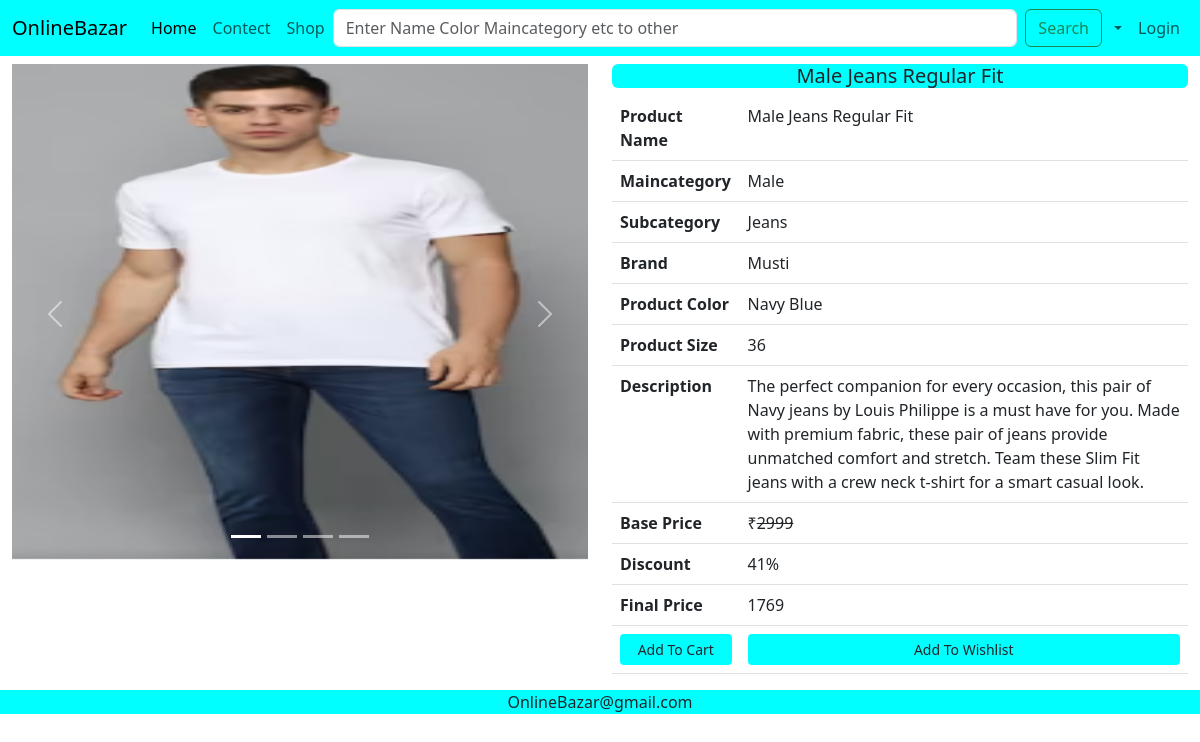
/single/1/, run on the app's committed database.
### mainapp/models.py (models this page shows, shortened)
class Product(models.Model):
    id=models.AutoField(primary_key=True)
    name=models.CharField(max_length=60)
    maincategory=models.ForeignKey(Maincategory,on_delete=models.CASCADE)
    subcategory=models.ForeignKey(Subcategory,on_delete=models.CASCADE)
    brand=models.ForeignKey(Brand,on_delete=models.CASCADE)
    color=models.CharField(max_length=20)
    size=models.CharField(max_length=20)
    description=models.TextField()
    baseprice=models.IntegerField()
    discount=models.IntegerField(default=0,null=True,blank=True)
    finalprice=models.IntegerField()
    pic1=models.ImageField(upload_to="uploads",default="",null=True,blank=True)
    pic2=models.ImageField(upload_to="uploads",default="",null=True,blank=True)
    pic3=models.ImageField(upload_to="uploads",default="",null=True,blank=True)
    pic4=models.ImageField(upload_to="uploads",default="",null=True,blank=True)

class Maincategory(models.Model):
    id=models.AutoField(primary_key=True)
    name=models.CharField(max_length=30)
    def __str__(self):
        return self.name

class Subcategory(models.Model):
    id=models.AutoField(primary_key=True)
    name=models.CharField(max_length=30)
    def __str__(self):
        return self.name

class Brand(models.Model):
    id=models.AutoField(primary_key=True)
    name=models.CharField(max_length=30)
    def __str__(self):
        return self.name

### mainapp/views.py (the view)
# urls.py: path('single/<int:id>/',views.singlepage),
def singlepage(Request,id):
    data=Product.objects.get(id=id)
    return render(Request,'single.html',{'data':data})

### mainapp/templates/single.html (shortened to what this page needs)
{% extends "home.html" %}
{% block content %}
<div class="container-fluid">
    <div class="row">
        <div class="col-md-6 mb-12">
            <div id="carouselExampleIndicators" class="carousel slide">
                <div class="carousel-indicators ">
                    <button type="button" data-bs-target="#carouselExampleIndicators" data-bs-slide-to="0"
                        class="active" aria-current="true" aria-label="Slide 1"></button>
                    <button type="button" data-bs-target="#carouselExampleIndicators" data-bs-slide-to="1"
                        aria-label="Slide 2"></button>
                    <button type="button" data-bs-target="#carouselExampleIndicators" data-bs-slide-to="2"
                        aria-label="Slide 3"></button>
                    <button type="button" data-bs-target="#carouselExampleIndicators" data-bs-slide-to="3"
                        aria-label="Slide 4"></button>
                </div>
                <div class="carousel-inner mt-2">
                    <div class="carousel-item active">
                        <img src="{{data.pic1.url}}" height="500px" class="d-block w-100" alt="...">
                    </div>
                </div>
                <button class="carousel-control-prev" type="button" data-bs-target="#carouselExampleIndicators"
                    data-bs-slide="prev">
                    <span class="carousel-control-prev-icon" aria-hidden="true"></span>
                </button>
                <button class="carousel-control-next" type="button" data-bs-target="#carouselExampleIndicators"
                    data-bs-slide="next">
                    <span class="carousel-control-next-icon" aria-hidden="true"></span>
                </button>
            </div>
        </div>
        <div class="col-md-6 mb-12">
            <h5 class="background text-center mt-2 rounded">{{data.name}}</h5>
            <div class="table-responsive">
                <table class="table">
                    <tr>
                        <th>Product Name</th>
                        <td>{{data.name}}</td>
                    </tr>
                    <tr>
                        <th>Maincategory</th>
                        <td>{{data.maincategory}}</td>
                    </tr>
                    <tr>
                        <th>Subcategory</th>
                        <td>{{data.subcategory}}</td>
                    </tr>
                    <tr>
                        <th>Brand</th>
                        <td>{{data.brand}}</td>
                    </tr>
                    <tr>
                        <th>Product Color</th>
                        <td>{{data.color}}</td>
                    </tr>
                    <tr>
                        <th>Product Size</th>
                        <td>{{data.size}}</td>
                    </tr>
                    <tr>
                        <th>Description</th>
                        <td>{{data.description}}</td>
                    </tr>
                    <tr>
                        <th>Base Price</th>
                        <td>&#8377;<del>{{data.baseprice}}</del></td>
                    </tr>
                    <tr>
                        <th>Discount</th>
                        <td>{{data.discount}}%</td>
                    </tr>
                    <tr>
                        <th>Final Price</th>
                        <td>{{data.finalprice}}</td>
                    </tr>
                    <tr>
                        <th><a href="/add-to-cart/{{data.id}}" class="btn background  mybtn w-100 btn-sm">Add To Cart</a></th>
                        <td><a href="/addtowishlist/{{data.id}}" class="btn background text-center w-100 btn-sm">Add To Wishlist</a></td>
                    </tr>
                </table>
            </div>
        </div>
    </div>
</div>
{% endblock %}

### mainapp/static/CSS/style.css (style rules this page uses)
.background { background-color: aqua; }

### data on the page
Product: pic1 (picture), name "Male Jeans Regular Fit", maincategory "Male", subcategory "Jeans", brand "Musti", color "Navy Blue", size "36", description "The perfect companion for every occasion, this pair of Navy jeans by Louis Philippe is a must have for you. Made with premium fabric, these pair of jeans provide unmatched comfort and stretch. Team these Slim Fit jeans with a crew neck t-shirt for a smart casual look.", baseprice "2999", discount "41", finalprice "1769"
